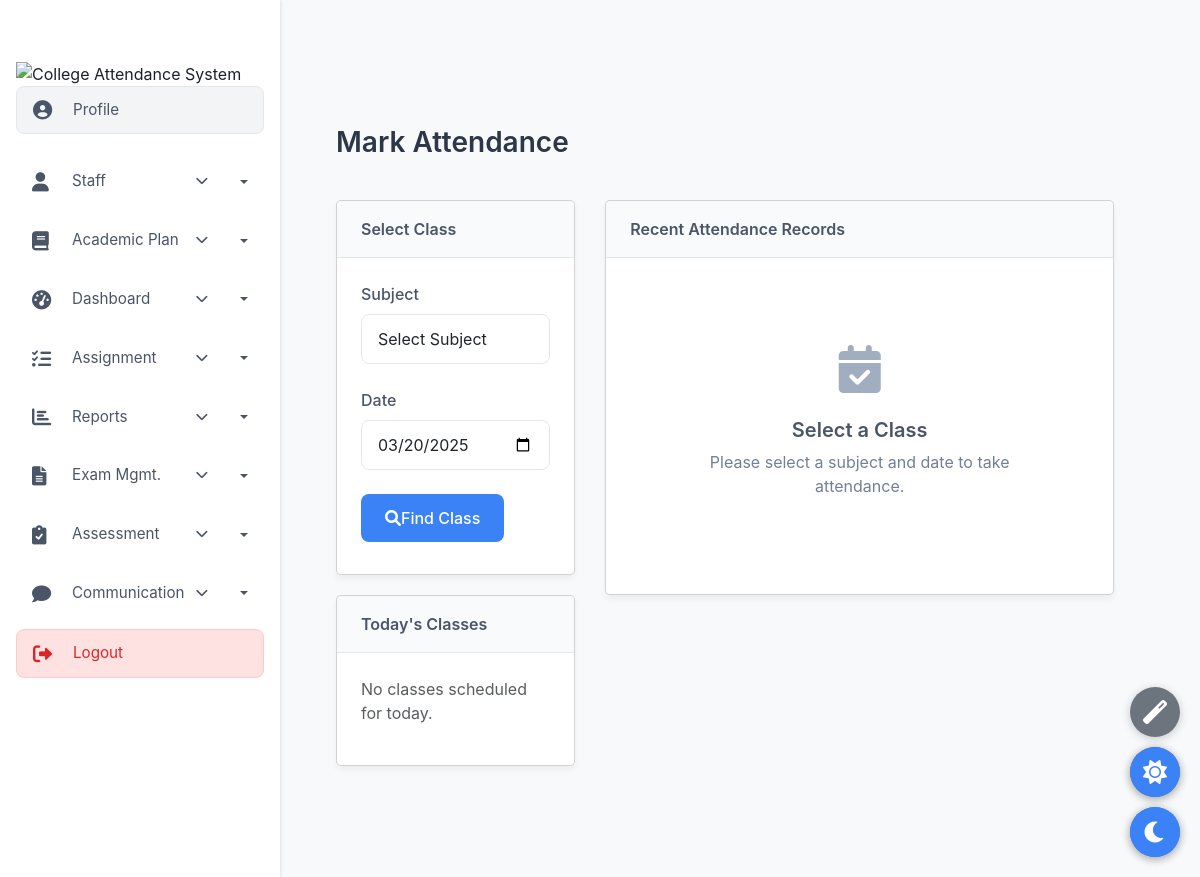
The app's page /mark-attendance/ (signed in), older data.
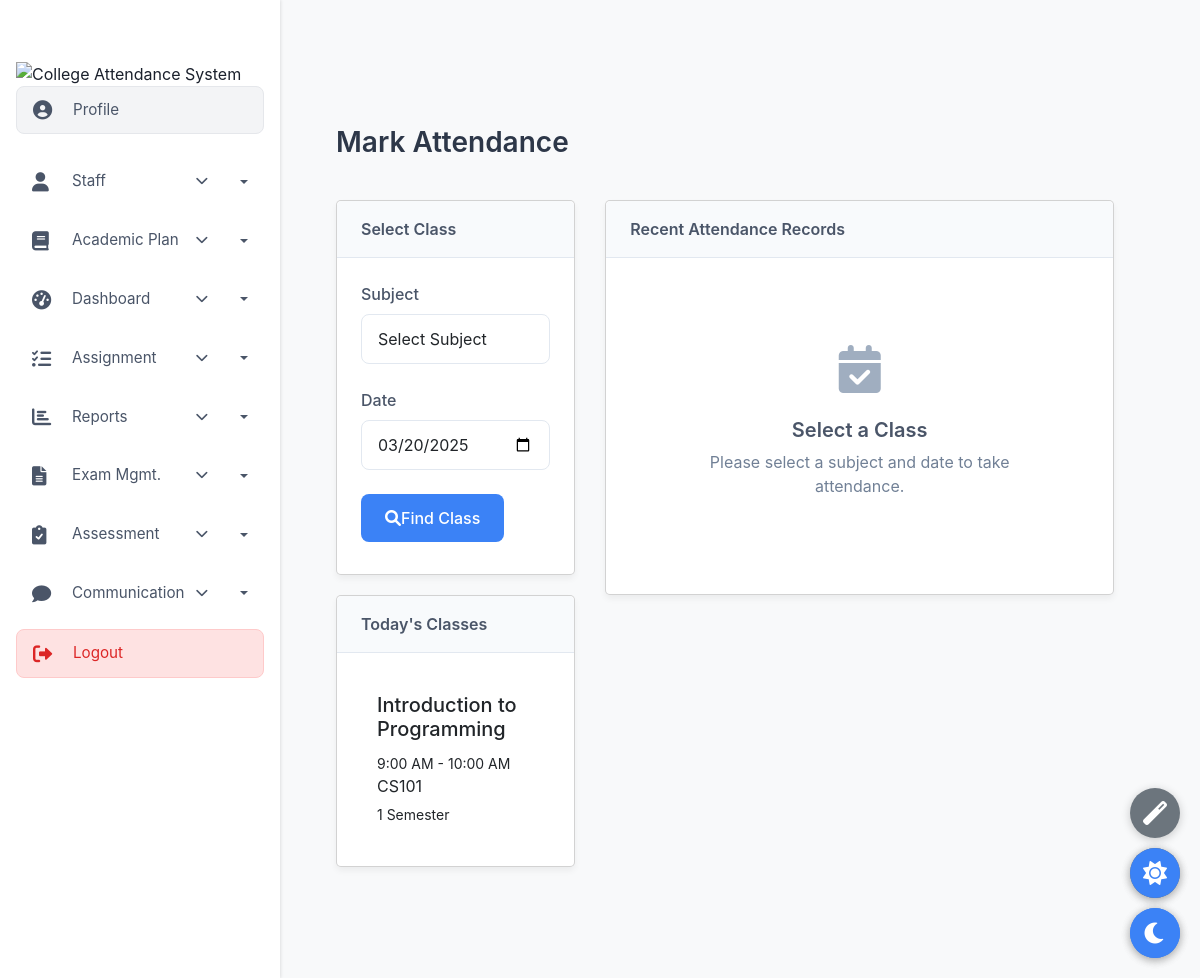
The same page, newer data.
### attendance/models.py (models this page shows, shortened)
class Class(models.Model):
    subject = models.ForeignKey(Subject, on_delete=models.CASCADE, related_name='classes')
    date = models.DateField()
    start_time = models.TimeField()
    end_time = models.TimeField()
    room_number = models.CharField(max_length=20, null=True, blank=True)
    topic = models.CharField(max_length=200, blank=True)
    notes = models.TextField(blank=True)
    is_cancelled = models.BooleanField(default=False)
    cancellation_reason = models.TextField(blank=True)

class Subject(models.Model):
    name = models.CharField(max_length=100)
    code = models.CharField(max_length=20, unique=True)
    department = models.ForeignKey(Department, on_delete=models.CASCADE, related_name='subjects', null=True, blank=True)
    staff = models.ForeignKey(settings.AUTH_USER_MODEL, on_delete=models.CASCADE, related_name='subjects')
    semester = models.IntegerField(validators=[MinValueValidator(1), MaxValueValidator(8)], null=True, blank=True)
    credits = models.IntegerField(validators=[MinValueValidator(1), MaxValueValidator(5)], null=True, blank=True)
    total_classes = models.IntegerField(default=0)

### accounts/views.py (the view, shortened to what this page needs)
# urls.py: path('mark-attendance/', views.mark_attendance, name='mark_attendance'),
@login_required
def mark_attendance(request):
    if request.user.user_type != 'staff' and request.user.user_type != 'hod':
        messages.error(request, 'Access denied. Staff or HOD access only.')
        return redirect('login')
    from attendance.models import Subject, Class, Attendance, Department
    if request.user.user_type == 'hod':
        try:
            cs_dept = Department.objects.get(name="Computer Science")
            subjects = Subject.objects.filter(department=cs_dept)
        except Department.DoesNotExist:
            messages.error(request, 'Department "Computer Science" not found. Please contact the administrator.')
            return redirect('hod_dashboard')
    else:
        subjects = Subject.objects.filter(staff=request.user)
    today = timezone.now().date()
    classes = Class.objects.filter(
        subject__in=subjects,
        date=today
    ).select_related('subject')
    subject_id = request.GET.get('subject')
    date_str = request.GET.get('date')
    available_classes = None
    context = {
        'subjects': subjects,
        'today': today,
        'classes': classes,
        'available_classes': available_classes,
        'page_title': 'Mark Attendance'
    }
    return render(request, 'accounts/mark_attendance.html', context)

### templates/accounts/mark_attendance.html (shortened to what this page needs)
{% extends 'base.html' %}
{% load static %}
{% block staff_content %}
<div class="attendance-container">
    <div class="page-header">
        <h1 class="page-title">Mark Attendance</h1>
    </div>
    <div class="row">
        <div class="col-md-4">
            <div class="card">
                <div class="card-header">
                    Select Class
                </div>
                <div class="card-body">
                    {% if subjects %}
                        <form method="get" action="{% url 'mark_attendance' %}" id="findClassForm">
                            <div class="form-group">
                                <label for="subject" class="form-label">Subject</label>
                                <select name="subject" id="subject" class="form-control" required>
                                    <option value="">Select Subject</option>
                                </select>
                            </div>
                            <div class="form-group">
                                <label for="date" class="form-label">Date</label>
                                <input type="date" name="date" id="date" class="form-control" value="{{ request.GET.date|default:today|date:'Y-m-d' }}" required>
                            </div>
                            <button type="submit" class="btn btn-primary" id="findClassBtn">
                                <i class="fas fa-search"></i>
                                Find Class
                            </button>
                        </form>
                    {% endif %}
                </div>
            </div>
            <div class="card">
                <div class="card-header">
                    Today's Classes
                </div>
                <div class="card-body">
                    {% if classes %}
                        <div class="list-group">
                            {% for class in classes %}
                                <a href="{% url 'take_attendance' class.subject.id %}?date={{ class.date|date:'Y-m-d' }}&class_id={{ class.id }}" class="list-group-item list-group-item-action">
                                    <div class="d-flex w-100 justify-content-between">
                                        <h5 class="mb-1">{{ class.subject.name }}</h5>
                                        <small>{{ class.start_time|time:"g:i A" }} - {{ class.end_time|time:"g:i A" }}</small>
                                    </div>
                                    <p class="mb-1">{{ class.subject.code }}</p>
                                    <small>{{ class.subject.semester }} Semester</small>
                                </a>
                            {% endfor %}
                        </div>
                    {% else %}
                        <p class="text-muted">No classes scheduled for today.</p>
                    {% endif %}
                </div>
            </div>
        </div>
        <div class="col-md-8">
            <div class="card">
                <div class="card-header">
                    Recent Attendance Records
                </div>
                <div class="card-body">
                    <div class="empty-state" id="selectClassMessage">
                        <div class="empty-icon">
                            <i class="fas fa-calendar-check"></i>
                        </div>
                        <h2 class="empty-title">Select a Class</h2>
                        <p class="empty-description">Please select a subject and date to take attendance.</p>
                    </div>
                </div>
            </div>
        </div>
    </div>
</div>
{% endblock %}

Row changes from the older to the newer data that the page shows:
added Class: subject.name "Introduction to Programming", start_time "9:00 AM", end_time "10:00 AM", subject.code "CS101", subject.semester "1"
Text that changed along with them:
text no longer shown: "No classes scheduled for today."
